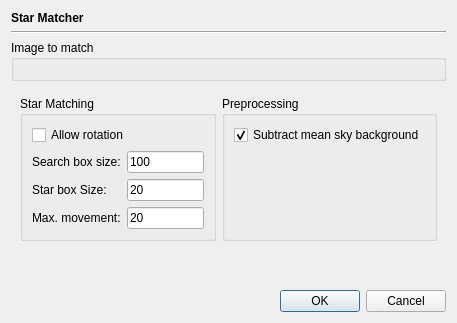
<?xml version="1.0" encoding="UTF-8"?>
<ui version="4.0">
 <class>StarMatcherDialog</class>
 <widget class="QDialog" name="StarMatcherDialog">
  <property name="geometry">
   <rect>
    <x>0</x>
    <y>0</y>
    <width>457</width>
    <height>323</height>
   </rect>
  </property>
  <property name="windowTitle">
   <string>Dialog</string>
  </property>
  <layout class="QVBoxLayout" name="verticalLayout">
   <item>
    <widget class="QLabel" name="label">
     <property name="font">
      <font>
       <bold>true</bold>
      </font>
     </property>
     <property name="text">
      <string>Star Matcher</string>
     </property>
    </widget>
   </item>
   <item>
    <widget class="Line" name="line">
     <property name="orientation">
      <enum>Qt::Orientation::Horizontal</enum>
     </property>
    </widget>
   </item>
   <item>
    <widget class="QGroupBox" name="groupBox">
     <property name="title">
      <string>Image to match</string>
     </property>
     <layout class="QVBoxLayout" name="verticalLayout_2"/>
    </widget>
   </item>
   <item>
    <widget class="QWidget" name="widget" native="true">
     <layout class="QHBoxLayout" name="horizontalLayout">
      <item>
       <widget class="QGroupBox" name="groupBox_3">
        <property name="title">
         <string>Star Matching</string>
        </property>
        <layout class="QGridLayout" name="gridLayout_4">
         <item row="1" column="2">
          <widget class="QLineEdit" name="searchboxSizeField">
           <property name="text">
            <string>100</string>
           </property>
          </widget>
         </item>
         <item row="1" column="1">
          <widget class="QLabel" name="label_3">
           <property name="text">
            <string>Search box size:</string>
           </property>
          </widget>
         </item>
         <item row="0" column="1" colspan="2">
          <widget class="QCheckBox" name="allowRotationBox">
           <property name="text">
            <string>Allow rotation</string>
           </property>
          </widget>
         </item>
         <item row="3" column="2">
          <widget class="QLineEdit" name="maxMovementField">
           <property name="text">
            <string>20</string>
           </property>
          </widget>
         </item>
         <item row="3" column="1">
          <widget class="QLabel" name="label_5">
           <property name="text">
            <string>Max. movement:</string>
           </property>
          </widget>
         </item>
         <item row="2" column="1">
          <widget class="QLabel" name="label_6">
           <property name="text">
            <string>Star box Size:</string>
           </property>
          </widget>
         </item>
         <item row="2" column="2">
          <widget class="QLineEdit" name="starboxSizeField">
           <property name="text">
            <string>20</string>
           </property>
          </widget>
         </item>
        </layout>
       </widget>
      </item>
      <item>
       <widget class="QGroupBox" name="groupBox_4">
        <property name="title">
         <string>Preprocessing</string>
        </property>
        <layout class="QGridLayout" name="gridLayout_5">
         <item row="0" column="0">
          <widget class="QCheckBox" name="subtractSkyBox">
           <property name="text">
            <string>Subtract mean sky background</string>
           </property>
           <property name="checked">
            <bool>true</bool>
           </property>
          </widget>
         </item>
         <item row="1" column="0">
          <spacer name="verticalSpacer">
           <property name="orientation">
            <enum>Qt::Orientation::Vertical</enum>
           </property>
           <property name="sizeHint" stdset="0">
            <size>
             <width>20</width>
             <height>40</height>
            </size>
           </property>
          </spacer>
         </item>
        </layout>
       </widget>
      </item>
     </layout>
    </widget>
   </item>
   <item>
    <spacer name="verticalSpacer_2">
     <property name="orientation">
      <enum>Qt::Orientation::Vertical</enum>
     </property>
     <property name="sizeHint" stdset="0">
      <size>
       <width>20</width>
       <height>40</height>
      </size>
     </property>
    </spacer>
   </item>
   <item>
    <widget class="QDialogButtonBox" name="buttonBox">
     <property name="orientation">
      <enum>Qt::Orientation::Horizontal</enum>
     </property>
     <property name="standardButtons">
      <set>QDialogButtonBox::StandardButton::Cancel|QDialogButtonBox::StandardButton::Ok</set>
     </property>
    </widget>
   </item>
  </layout>
 </widget>
 <tabstops>
  <tabstop>allowRotationBox</tabstop>
  <tabstop>searchboxSizeField</tabstop>
  <tabstop>starboxSizeField</tabstop>
  <tabstop>maxMovementField</tabstop>
  <tabstop>subtractSkyBox</tabstop>
 </tabstops>
 <resources/>
 <connections>
  <connection>
   <sender>buttonBox</sender>
   <signal>accepted()</signal>
   <receiver>StarMatcherDialog</receiver>
   <slot>accept()</slot>
   <hints>
    <hint type="sourcelabel">
     <x>248</x>
     <y>254</y>
    </hint>
    <hint type="destinationlabel">
     <x>157</x>
     <y>274</y>
    </hint>
   </hints>
  </connection>
  <connection>
   <sender>buttonBox</sender>
   <signal>rejected()</signal>
   <receiver>StarMatcherDialog</receiver>
   <slot>reject()</slot>
   <hints>
    <hint type="sourcelabel">
     <x>316</x>
     <y>260</y>
    </hint>
    <hint type="destinationlabel">
     <x>286</x>
     <y>274</y>
    </hint>
   </hints>
  </connection>
 </connections>
</ui>
